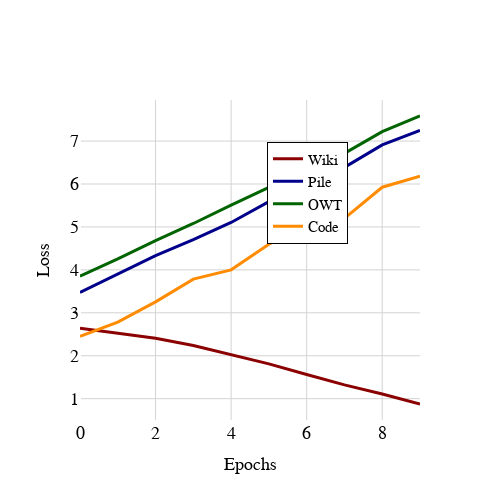

The code cell stored with this chart in its notebook:
### Code cell
# plot the evals

import plotly.graph_objects as go
import plotly.express as px

wiki_losses = [evals[i]['wiki_loss'] for i in range(10)]
pile_losses = [evals[i]['pile_loss'] for i in range(10)]
owt_losses = [evals[i]['owt_loss'] for i in range(10)]
code_losses = [evals[i]['code_loss'] for i in range(10)]

fig = go.Figure()
fig.add_trace(go.Scatter(x=list(range(len(wiki_losses))), y=wiki_losses, mode='lines', name='Wiki', line=dict(color='darkred', width=3)))
fig.add_trace(go.Scatter(x=list(range(len(pile_losses))), y=pile_losses, mode='lines', name='Pile', line=dict(color='darkblue', width=3)))
fig.add_trace(go.Scatter(x=list(range(len(owt_losses))), y=owt_losses, mode='lines', name='OWT', line=dict(color='darkgreen', width=3)))
fig.add_trace(go.Scatter(x=list(range(len(code_losses))), y=code_losses, mode='lines', name='Code', line=dict(color='darkorange', width=3)))
fig.update_layout(title='', xaxis_title='Epochs', yaxis_title='Loss')

fig.update_layout({'plot_bgcolor': 'rgba(255, 255, 255, 1)',})

# show fine grid lines on both axes on both subplotsß
fig.update_xaxes(showgrid=True, gridwidth=1, gridcolor='LightGray')
fig.update_yaxes(showgrid=True, gridwidth=1, gridcolor='LightGray')

# legend inside the plot in a box
fig.update_layout(legend=dict(x=0.55, y=0.87, traceorder="normal", bgcolor="white", bordercolor="black", borderwidth=1))

# width and height
fig.update_layout(width=500, height=500)

# # ticks on both axes
# fig.update_xaxes(tickmode='linear', tick0=0, dtick=100)

# everthing latex font (for research paper)
fig.update_layout(font=dict(family='serif', size=15, color='black'))
fig.update_xaxes(title_font=dict(family='serif', size=18, color='black'))
fig.update_yaxes(title_font=dict(family='serif', size=18, color='black'))
fig.update_xaxes(tickfont=dict(family='serif', size=18, color='black'))
fig.update_yaxes(tickfont=dict(family='serif', size=18, color='black'))

fig.show()

### Figure 1 — Plotly figure (JSON) as saved in the notebook; plotly's stock layout.template omitted (floating-point values rounded to 4 significant figures)
{"data": [{"line": {"color": "darkred", "width": 3}, "mode": "lines", "name": "Wiki", "type": "scatter", "x": [0, 1, 2, 3, 4, 5, 6, 7, 8, 9], "y": [2.638, 2.515, 2.407, 2.239, 2.03, 1.811, 1.564, 1.321, 1.107, 0.8762]}, {"line": {"color": "darkblue", "width": 3}, "mode": "lines", "name": "Pile", "type": "scatter", "x": [0, 1, 2, 3, 4, 5, 6, 7, 8, 9], "y": [3.474, 3.908, 4.33, 4.704, 5.104, 5.591, 5.957, 6.389, 6.911, 7.248]}, {"line": {"color": "darkgreen", "width": 3}, "mode": "lines", "name": "OWT", "type": "scatter", "x": [0, 1, 2, 3, 4, 5, 6, 7, 8, 9], "y": [3.853, 4.255, 4.682, 5.08, 5.506, 5.92, 6.313, 6.715, 7.219, 7.584]}, {"line": {"color": "darkorange", "width": 3}, "mode": "lines", "name": "Code", "type": "scatter", "x": [0, 1, 2, 3, 4, 5, 6, 7, 8, 9], "y": [2.453, 2.784, 3.255, 3.784, 4.001, 4.596, 5.055, 5.199, 5.925, 6.183]}], "layout": {"font": {"color": "black", "family": "serif", "size": 15}, "height": 500, "legend": {"bgcolor": "white", "bordercolor": "black", "borderwidth": 1, "traceorder": "normal", "x": 0.55, "y": 0.87}, "plot_bgcolor": "rgba(255, 255, 255, 1)", "title": {"text": ""}, "width": 500, "xaxis": {"gridcolor": "LightGray", "gridwidth": 1, "showgrid": true, "tickfont": {"color": "black", "family": "serif", "size": 18}, "title": {"font": {"color": "black", "family": "serif", "size": 18}, "text": "Epochs"}}, "yaxis": {"gridcolor": "LightGray", "gridwidth": 1, "showgrid": true, "tickfont": {"color": "black", "family": "serif", "size": 18}, "title": {"font": {"color": "black", "family": "serif", "size": 18}, "text": "Loss"}}}}
